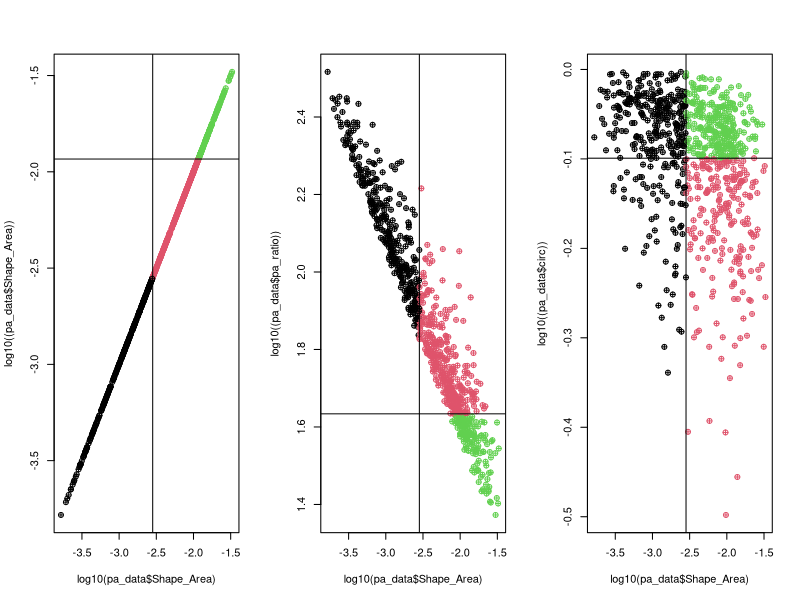
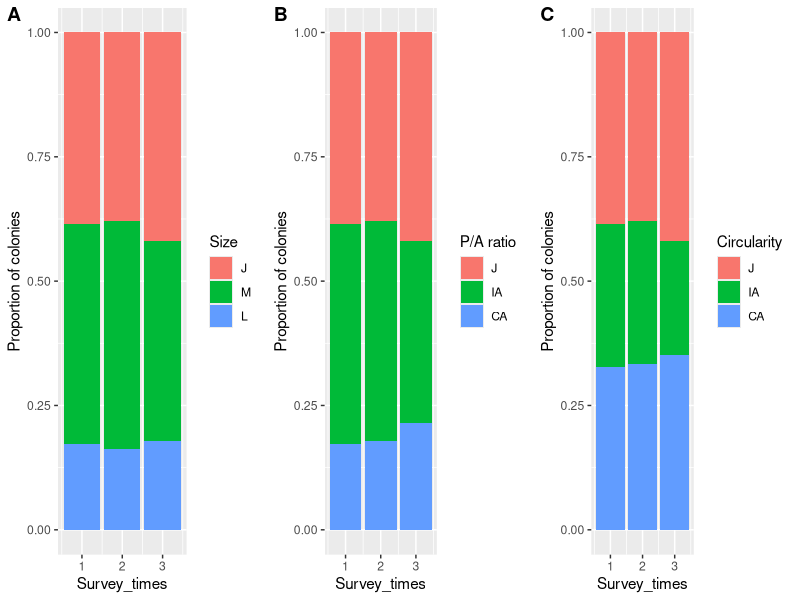

Source code (R) for these figures, in order: (Note: this script raises an error after producing the figures.)
## ---- chunk 1
knitr::opts_chunk$set(echo = TRUE)
## ---- chunk 2
####LIBRARIES####
library(tidyverse)
library(readr)
library(cowplot)
## ---- chunk 3
####DATA####
pa_data <- read_csv("data/OL_PA_all.csv")

####CLASS CHECK####
pa_data$Shape_Length <- as.numeric(pa_data$Shape_Length)
pa_data$Shape_Area <- as.numeric(pa_data$Shape_Area)
pa_data$Survey_times <- as.numeric(pa_data$Survey_times)
pa_data$Plot_ID <- as.factor(pa_data$Plot_ID)
#pa_data$Source <- as.factor(pa_data$Source)
pa_data$Fate <- as.factor(pa_data$Fate)
pa_data$Recruit[is.na(pa_data$Recruit)] <- "N" #fill the data with NO recruit
pa_data$Recruit <- as.factor(pa_data$Recruit)

####Classify juvenile and adult####
pa_data$size_class <- NA
pa_data$size_class[pa_data$Shape_Area<=0.002827433 ] <- 'J' #size smaller than 6 cm is juvenile
pa_data$size_class[pa_data$Shape_Area > 0.002827433] <- 'A'
pa_data$size_class <- as.factor(pa_data$size_class)

####Calculate pa_ratio####
pa_data$pa_ratio <- pa_data$Shape_Length / pa_data$Shape_Area

####Circularity####
pa_data$Circle_Length <- sqrt(pa_data$Shape_Area / pi) * 2 * pi
pa_data$circ <- pa_data$Circle_Length / pa_data$Shape_Length

summary(pa_data)

## ---- chunk 4
##########plot definition of J IA CA

# find the half total area of adult
half_adult_sum <- sum(pa_data$Shape_Area[pa_data$size_class != "J"]) / 2
adult_data <- pa_data[pa_data$size_class != "J", ] #filter adult for classification


#####Classify by Size########
# Find cutoff Size
adult_area <- 0
cutoff_size <- NA
unique_areas <- sort(unique(adult_data$Shape_Area))

for (i in 1:length(unique_areas)) {
  area_indices <- min(which(adult_data$Shape_Area == unique_areas[i])) #avoid the same Shape_area value
  if (length(area_indices) == 1) {
    if (adult_area < half_adult_sum) {
      adult_area <- adult_area + adult_data$Shape_Area[area_indices]
    } else {
      cutoff_size <- unique_areas[i-3] #find the closest value manually...
      break
    }
  } else {
    stop("Error: Multiple values found for the same unique area.")
  }
}
# Classify medium and large adult by cutoff value
pa_data$pure_size <- NA
pa_data$pure_size[pa_data$Shape_Area <= 0.002827433] <- "J"
pa_data$pure_size[pa_data$Shape_Area > 0.002827433 & pa_data$Shape_Area <= cutoff_size] <- "M"
pa_data$pure_size[pa_data$Shape_Area > 0.002827433 & pa_data$Shape_Area > cutoff_size] <- "L"
pa_data$pure_size <- as.factor(pa_data$pure_size)
pa_data$pure_size <- factor(pa_data$pure_size, levels = c("J","M","L"))


#####Classify by P/A ratio########
# find the half total area of adult
adult_area <- 0
cutoff_pa_ratio <- NA
for (i in 1:length(sort(unique(pa_data$pa_ratio)))){
  if(adult_area < half_adult_sum){
    adult_area <- adult_area + pa_data$Shape_Area[pa_data$pa_ratio == sort(unique(pa_data$pa_ratio))[i]]
  }else{
    cutoff_pa_ratio <- sort(unique(pa_data$pa_ratio))[i-1] #find the closest manually...
    break
  }
}
# Classify PA ratio by cutoff value
pa_data$size_class_pa <- NA
pa_data$size_class_pa[pa_data$Shape_Area <= 0.002827433] <- "J"
pa_data$size_class_pa[pa_data$Shape_Area > 0.002827433 & pa_data$pa_ratio >= cutoff_pa_ratio] <- "IA"
pa_data$size_class_pa[pa_data$Shape_Area > 0.002827433 & pa_data$pa_ratio < cutoff_pa_ratio] <- "CA"
pa_data$size_class_pa <- as.factor(pa_data$size_class_pa)
pa_data$size_class_pa <- factor(pa_data$size_class_pa, levels = c("J","IA","CA"))


#####Classify by Circularity########
# find the half total area of adult
adult_area <- 0
cutoff_circ <- NA
unique_areas <- sort(unique(adult_data$circ))
for (i in 1:length(unique_areas)){
  if(adult_area < half_adult_sum){
    adult_area <- adult_area + adult_data$Shape_Area[adult_data$circ == unique_areas[i]]
  }else{
    cutoff_circ <- unique_areas[i-1] #make the sum of CA IA closer
    break
  }
}

# Classify circularity by cutoff value
pa_data$size_class_circ <- NA
pa_data$size_class_circ[pa_data$Shape_Area <= 0.002827433] <- "J"
pa_data$size_class_circ[pa_data$Shape_Area > 0.002827433 & pa_data$circ <= cutoff_circ] <- "IA"
pa_data$size_class_circ[pa_data$Shape_Area > 0.002827433 & pa_data$circ > cutoff_circ] <- "CA"
pa_data$size_class_circ <- as.factor(pa_data$size_class_circ)
pa_data$size_class_circ <- factor(pa_data$size_class_circ, levels = c("J","IA","CA"))


####Plot pa_ratio with size base on morphological stages####
png(file="C:/Users/keelu/R/FiFu_analysis/Figs/SizeClass_scatter.png",
width=800, height=650, res=100)

par(mfrow=c(1,3))
plot(log10(pa_data$Shape_Area), log10((pa_data$Shape_Area)),
     pch = 10,
     col = factor(pa_data$pure_size))
abline(v=log10(pi*0.03^2))#check the standard of adult
abline(h=log10(cutoff_size)) #check the standard of compact adult
plot(log10(pa_data$Shape_Area), log10((pa_data$pa_ratio)),
     pch = 10,
     col = factor(pa_data$size_class_pa))
abline(v=log10(pi*0.03^2))#check the standard of adult
abline(h=log10(cutoff_pa_ratio)) #check the standard of compact adult
plot(log10(pa_data$Shape_Area), log10((pa_data$circ)),
     pch = 10,
     col = factor(pa_data$size_class_circ))
abline(v=log10(pi*0.03^2))#check the standard of adult
abline(h=log10(cutoff_circ)) #check the standard of compact adult
dev.off()
## ---- chunk 5
#####plot composition difference in 3 survey times
#clean data
df <- data.frame(pa_data$Survey_times, pa_data$pure_size, pa_data$size_class_pa, pa_data$size_class_circ) 
colnames(df) <- c("Survey_times", "Size","P/A ratio","Circularity")

plot_list <- list()
for (i in 1:3) {
  data <- data.frame(
    x = df[,1],
    y = df[,i+1]
  )
  p <- ggplot(data = data, aes(x = x, fill = y, na.rm = TRUE)) +
    geom_bar(position = "fill") +
    xlab("Survey_times") +
    ylab("Proportion of colonies")+ 
    guides(fill=guide_legend(title=colnames(df[i+1])))
  plot_list[[i]] <- p
}

#plot together
fig1 <- plot_grid(plot_list[[1]],plot_list[[2]],plot_list[[3]],align="h",labels=c("A","B","C"),nrow = 1)
ggsave("C:/Users/keelu/R/FiFu_analysis/Figs/times_proportion_fillbox.png", plot = fig1, width = 6, height = 5.3, dpi = 100)
dev.off()
## ---- chunk 6
############Analyze the Fates of colonies###################
####Add Fate (G,S) and their sa_change####
pa_data_GS <- data.frame()
# Subset the data.frame to only include observations from the two dates of interest
for (plot_id in c("M1", "M2", "TY3")) { # loop in sites
  #print(plot_id)
  for (t in 1:2) { # loop in survey times
    #print(paste0("t=",t))
    pa_data_subset <- pa_data[pa_data$Plot_ID == plot_id,]
    pa_data_subset <- pa_data_subset[pa_data_subset$Survey_times == t | pa_data_subset$Survey_times == t+1, ]
    pa_data_subset <- pa_data_subset[!(pa_data_subset$Fate %in% c("D","Fu","Fi") & pa_data_subset$Survey_times == t), ]
    pa_data_subset <- pa_data_subset[!(pa_data_subset$Recruit == "Y"& pa_data_subset$Survey_times == t+1),] #don't calculate new colonies
    pa_data_subset <- pa_data_subset[!(!is.na(pa_data_subset$Source) & pa_data_subset$Survey_times == t+1),]
    
    # Create a new data.frame to store the area change for each coral colony
    area_change_df <- data.frame(ID = unique(pa_data_subset$ID), sa_change = NA)
    
    # Loop through each ID and calculate the area change between the two dates
    for (i in 1:length(unique(pa_data_subset$ID))) {
      #print(paste0("i=",i))
      current_id <- unique(pa_data_subset$ID)[i]
      current_area <- pa_data_subset[pa_data_subset$ID == current_id & pa_data_subset$Survey_times == t, "Shape_Area"]
      future_area <- pa_data_subset[pa_data_subset$ID == current_id & pa_data_subset$Survey_times == t+1, "Shape_Area"]
      # Check if current_area and future_area are not NA
      if (nrow(current_area) > 0 & nrow(future_area) > 0) {
        area_change <- future_area - current_area
        area_change_df[i, "sa_change"] <- area_change
      }
    }
    pa_data_subset <- pa_data_subset[pa_data_subset$Survey_times == t,] #only left t to merge
    # Merge the area change data.frame back into the original data.frame using the ID variable
    pa_data_subset$sa_change <- area_change_df$sa_change[match(pa_data_subset$ID, area_change_df$ID)]
    pa_data_GS <- rbind(pa_data_GS, pa_data_subset)
    }
}
#Calculate for growth and shrink
pa_data_GS$Fate <- ifelse(pa_data_GS$sa_change >= 0, "G", "S")

###Add sa_change of D ####
pa_data_D <- data.frame()

# Calculate sa_change
for (plot_id in c("M1", "M2", "TY3")) {
  for (t in 1:2) {
    # Subset the data.frame to only include D and N colonies
    pa_data_subset <- pa_data[pa_data$Plot_ID == plot_id,]
    pa_data_subset <- pa_data_subset[pa_data_subset$Survey_times == t, ]
    pa_data_subset <- pa_data_subset[pa_data_subset$Fate == "D", ]
    pa_data_subset <- pa_data_subset[complete.cases(pa_data_subset$ID), ] # clean NA rows
    
    # Create a new data.frame to store the area change for each coral colony
    area_change_df <- data.frame(ID = unique(pa_data_subset$ID), sa_change = NA)

    # Loop through each ID and calculate the area change between the two dates
    for (i in 1:length(unique(pa_data_subset$ID))) {
      #print(paste0("i=",i))
      current_id <- unique(pa_data_subset$ID)[i]
      # Calculate D 
        area_change <- 0 - pa_data_subset$Shape_Area[i] # calculate Dead sa_change
        area_change_df[i, "sa_change"] <- area_change
    }
    pa_data_subset$sa_change <- area_change_df$sa_change[match(pa_data_subset$ID, area_change_df$ID)]
    pa_data_D <- rbind(pa_data_D, pa_data_subset) #Bind subset into DN dataframe
}
}

###Add sa_change of Fi####
pa_data_Fi <- data.frame()

for (plot_id in c("M1", "M2", "TY3")) {
  for (t in 1:2) {
# Subset the data.frame to only include Fi colonies
    pa_data_subset <- pa_data[pa_data$Plot_ID == plot_id,]
    pa_data_subset <- pa_data_subset[pa_data_subset$Survey_times == t | pa_data_subset$Survey_times == t+1, ]
    pa_data_subset <- pa_data_subset[(pa_data_subset$Fate == "Fi" & pa_data_subset$Survey_times == t) | (!is.na(pa_data_subset$Source) & pa_data_subset$Survey_times == t+1), ]
    pa_data_subset <- pa_data_subset[complete.cases(pa_data_subset$ID), ] # clean NA rows

    pa_data_subset_1 <- pa_data_subset[pa_data_subset$Survey_times == t,] # time one data
    pa_data_subset_2 <- pa_data_subset[pa_data_subset$Survey_times == t+1,] # time two data
    
    if (nrow(pa_data_subset_1) != 0){  # check there are fi colonies or not
    # Get the ID of fission colonies
      area_change_df <- data.frame(ID = unique(pa_data_subset_1$ID), sa_change = NA)
    # Loop through Fi colonies dataframe
    for (j in 1:length(unique(pa_data_subset_1$ID))) {
      current_id_1 <- unique(pa_data_subset_1$ID)[j]
    # Loop through each ID and calculate total Fi from t+1
    Fi_total <- 0
      for (i in 1:length(unique(pa_data_subset_2$ID))) {
      #print(paste0("i=",i))
      current_id <- unique(pa_data_subset_2$ID)[i]
      # Calculate Fi
      if (pa_data_subset_2$Source[i] == current_id_1) {
      Fi_total <- Fi_total + pa_data_subset_2$Shape_Area[i] # calculate total Fi area from single colony
      }
    }
      area_change <- Fi_total - pa_data_subset_1$Shape_Area[j]
      area_change_df[j, "sa_change"] <- area_change
    }
    pa_data_subset_1$sa_change <- area_change_df$sa_change[match(pa_data_subset_1$ID, area_change_df$ID)]
    pa_data_Fi <- rbind(pa_data_Fi, pa_data_subset_1) #Bind subset into Fi dataframe
    }
  }
  }

###Add sa_change of Fu####
pa_data_Fu <- data.frame()

for (plot_id in c("M1", "M2", "TY3")) {
  for (t in 1:2) {
# Subset the data.frame to only include Fu colonies
    pa_data_subset <- pa_data[pa_data$Plot_ID == plot_id,]
    pa_data_subset <- pa_data_subset[pa_data_subset$Survey_times == t | pa_data_subset$Survey_times == t+1, ]
    pa_data_subset <- pa_data_subset[(pa_data_subset$Fate == "Fu" & pa_data_subset$Survey_times == t) | (!is.na(pa_data_subset$Source) & pa_data_subset$Survey_times == t+1), ]
    pa_data_subset <- pa_data_subset[complete.cases(pa_data_subset$ID), ] # clean NA rows

    pa_data_subset_1 <- pa_data_subset[pa_data_subset$Survey_times == t,] # time one data
    pa_data_subset_1$ID <- as.numeric(pa_data_subset_1$ID)
    pa_data_subset_2 <- pa_data_subset[pa_data_subset$Survey_times == t+1,] # time two data
    pa_data_subset_2$Source <- as.character(pa_data_subset_2$Source)
    pa_data_subset_2 <- pa_data_subset_2[grepl("\\+", pa_data_subset_2$Source) == TRUE,] # remove Fi
    
    ##Calculate total source area from subset2 first##
    if (nrow(pa_data_subset_2) != 0){  # check there are fu colonies or not
    # Get the ID of Fusion colonies
      Source_total <- data.frame(ID = unique(pa_data_subset_2$ID), Source_total = NA)
    # Loop through Time2 colonies dataframe
    for (j in 1:length(unique(pa_data_subset_2$ID))) {
    # break source into separate IDs
      Fu_list <- strsplit(as.character(pa_data_subset_2$Source)[j], "\\+")[[1]] # separate numbers
      Fu_list <- as.numeric(Fu_list)
   # Loop through each ID and calculate total Fi from t+1
    Fu_total <- 0
      for (i in 1:length(unique(pa_data_subset_1$ID))) {
      #print(paste0("i=",i))
        if ((pa_data_subset_1$ID)[i] %in% Fu_list){ #check the Fu ID match or not
          Fu_total <- Fu_total + pa_data_subset_1$Shape_Area[i] # calculate total Fu area 
        } 
    }
      Source_total[j, "Source_total"] <- Fu_total
    }
      pa_data_subset_2$Source_total <- Source_total$Source_total[match(pa_data_subset_2$ID, Source_total$ID)]
    }
    
    ##Calculate sa_change in subset1##
    if (nrow(pa_data_subset_1) != 0){  # check there are fi colonies or not
    # Get the ID of fission colonies
      area_change_df <- data.frame(ID = unique(pa_data_subset_1$ID), sa_change = NA)
    # Loop through Fu colonies dataframe
    for (j in 1:length(unique(pa_data_subset_1$ID))) {
      current_id <- unique(pa_data_subset_1$ID)[j]
    # Loop through each ID in T2 data and find total Fu area
      for (i in 1:length(unique(pa_data_subset_2$ID))) {
      #print(paste0("i=",i))
      # break source into separate IDs
      Fu_list <- strsplit(as.character(pa_data_subset_2$Source)[i], "\\+")[[1]] # separate numbers
      Fu_list <- as.numeric(Fu_list)
      # Calculate Fu area change
      if (current_id %in% Fu_list) {
        proportion <- (pa_data_subset_1$Shape_Area[j] / pa_data_subset_2$Source_total[i])
        area_change <- pa_data_subset_2$Shape_Area[i]*proportion - pa_data_subset_1$Shape_Area[j]
      }
    }
      area_change_df[j, "sa_change"] <- area_change
    }
    pa_data_subset_1$sa_change <- area_change_df$sa_change[match(pa_data_subset_1$ID, area_change_df$ID)]
    pa_data_Fu <- rbind(pa_data_Fu, pa_data_subset_1) #Bind subset into Fu dataframe
    }
  }
}

####Combine all of cleaned data####
pa_data_done <- rbind(pa_data_GS,pa_data_D,pa_data_Fi,pa_data_Fu)

#### Calculate changing rate
pa_data_done$change_rate <- (pa_data_done$Shape_Area+pa_data_done$sa_change) / pa_data_done$Shape_Area


# Bind time 3 data
pa_data_done <- bind_rows(list(pa_data_done,pa_data[pa_data$Survey_times == 3,]))

#standerdize ratio by survey time
pa_data_done$rate_ad <-  ifelse(pa_data_done$Survey_times == 1 & pa_data_done$Plot_ID == "M1",
                                    pa_data_done$change_rate * 12/17,
                                    ifelse(
                                    pa_data_done$Survey_times == 2 & pa_data_done$Plot_ID == "M1",
                                    pa_data_done$change_rate * 12/9,
                                    ifelse(
                                    pa_data_done$Survey_times == 1 & pa_data_done$Plot_ID == "M2",
                                    pa_data_done$change_rate * 12/15,
                                    ifelse(
                                    pa_data_done$Survey_times == 2 & pa_data_done$Plot_ID == "M2",
                                    pa_data_done$change_rate * 12/11,
                                    ifelse(
                                    pa_data_done$Survey_times == 1 & pa_data_done$Plot_ID == "TY3",
                                    pa_data_done$change_rate * 12/18,
                                    ifelse(
                                    pa_data_done$Survey_times == 2 & pa_data_done$Plot_ID == "TY3",
                                    pa_data_done$change_rate * 12/8,
                                    pa_data_done$change_rate
                                    )
                                    )
                                    )
                                    )
                                    )
)

## ---- chunk 7
summary(pa_data_done)
write.csv(pa_data_done, file = "C:/Users/keelu/R/FiFu_analysis/data/pa_data_done.csv")
## ---- chunk 8
####plot histgram to check normal distributin
pa_data_done_12 <-  filter(pa_data_done, Survey_times == 1 | Survey_times == 2)
hist(pa_data_done_12$rate_ad, breaks = 30)

rate_ad_adjusted <- pa_data_done_12$rate_ad
rate_ad_adjusted[rate_ad_adjusted == 0] <- .Machine$double.eps # replace zero to very samll value
qqnorm(rate_ad_adjusted)
qqline(rate_ad_adjusted)
shapiro.test(rate_ad_adjusted) # Shapiro-Wilk normality test
## ---- chunk 9
####Plot pa_ratio and changing rate D=0 G>1#####Filter date 
# Define fate Growth and Death in discrete (G=1, D=0)
pa_data_done$Discrete_change <- ifelse(pa_data_done$Fate == "D", 0, ifelse(pa_data_done$Fate != "D", 1, NA))
pa_data_done_12 = filter(pa_data_done, Survey_times == 1 | Survey_times == 2)

# Clean data
df <- data.frame(pa_data_done_12$Discrete_change, pa_data_done_12$Shape_Area, pa_data_done_12$pa_ratio, pa_data_done_12$circ) 
colnames(df) <- c("Growth", "Size","PA_ratio","Circularity")

model <- glm(df$Growth ~ df$Size * df$Circularity, data = df, family = binomial)
summary(model)
with(summary(model), 1 - deviance/null.deviance) # Calculate McFadden's R-squared
#summary(model)$coefficients # Extract the results

# Calculate R square
R_square <- list()
for (i in 1:3) {
  model <- glm(df[[1]] ~ log10(df[[i+1]]), family = binomial)
  R_square[i] <- with(summary(model), 1 - deviance/null.deviance) # Calculate McFadden's R-squared
}
R_square <- as.numeric(R_square)

#set the position of annotation 
annotation <- data.frame(
  x = c(log10(median(df$Size)),log10(median(df$PA_ratio)),log10(median(df$Circularity))),
  y = c(0.1,0.1,0.1)
)
annotation$R_square <- R_square

# Plot discrete change with size, ratio, circ
plot_list <- list()
for (i in 1:3) {
  data <- data.frame(
    x = df[,i+1],
    y = df[,1]
  )
  p <- ggplot(data = data, aes(log10(x), y))+
  geom_point(shape=21)+
  geom_smooth(method="glm", method.args = list(family = "binomial"))+
  geom_point()+ 
  xlab(paste("log10",colnames(df[i+1])))+
  ylab(colnames(df[1]))+ 
  geom_text(data = annotation[i,], aes( x=x, y=y, label=round(R_square, 2)),
                  color="orange", 
                  size=7, fontface="bold" )
  plot_list[[i]] <- p
  }

#plot together
fig2 <- plot_grid(plot_list[[1]],plot_list[[2]],plot_list[[3]],align="h",labels=c("A","B","C"),nrow = 1)
ggsave("C:/Users/keelu/R/FiFu_analysis/Figs/Discrete_logClass_lm.png", plot = fig2, width = 6.5, height = 4.5, dpi = 100)
dev.off()

## ---- chunk 10
#####Plot all Fate vs non-Fate lm#########
combined_list <- list()
model_times <- list()
model_plus <- list()

# Calculate the survival (mortality) separately 
Fate_loop <- c("D")
for (Fates in Fate_loop) {
  pa_data_done$Discrete_change <- ifelse(pa_data_done$Fate == Fates, 1, ifelse(pa_data_done$Fate != Fates, 0, NA))
  pa_data_done_12 <- filter(pa_data_done, Survey_times == 1 | Survey_times == 2)
  
  # Clean data
  df <- data.frame(pa_data_done_12$Discrete_change, pa_data_done_12$Shape_Area, pa_data_done_12$pa_ratio, pa_data_done_12$circ) 
    colnames(df) <- c(paste(Fates,"=1",", ","non-",Fates,"=0"), "Size","PA_ratio","Circ")
  
  # Calculate R square
R_square <- list()
for (i in 1:3) {
  model <- glm(df[[1]] ~ log10(df[[i+1]]), family = binomial)
  R_square[i] <- with(summary(model), 1 - deviance/null.deviance) # Calculate McFadden's R-squared
}
R_square <- as.numeric(R_square)
  
  #set the position of annotation 
  annotation <- data.frame(
    x = c(log10(median(df$Size)),log10(median(df$PA_ratio)),log10(median(df$Circ))),
    y = c(0.1,0.1,0.1)
  )
  annotation$R_square <- R_square
  
  # Plot discrete change with size, ratio, circ
  plot_list <- list()
  for (i in 1:3) {
    data <- data.frame(
      x = df[,i+1],
      y = df[,1]
    )
    p <- ggplot(data = data, aes(log10(x), y))+
    geom_point(shape=21)+
    geom_smooth(method="glm", method.args = list(family = "binomial"))+
    geom_point()+ 
    xlab(paste("log10",colnames(df[i+1])))+
    ylab(colnames(df[1]))+ 
    geom_text(data = annotation[i,], aes( x=x, y=y, label=round(R_square, 2)),
                    color="orange", 
                    size=7, fontface="bold" )
    plot_list[[i]] <- p
  }

# Bind the lists
combined_list <- append(combined_list, plot_list)
}


# Define the fates that do not include survival 
Fate_loop <- c("G","S","Fi","Fu")

for (Fates in Fate_loop) {

  pa_data_done$Discrete_change <- ifelse(pa_data_done$Fate == Fates, 1, ifelse(pa_data_done$Fate != Fates, 0, NA))
  pa_data_done_12 <- filter(pa_data_done, Survey_times == 1 | Survey_times == 2)
  pa_data_done_12 <- filter(pa_data_done_12, Fate != "D") #Exclude mortality
  #pa_data_done_12 <- filter(pa_data_done_12, size_class != "J") #Exclude Juvenile
  
  # Clean data
  df <- data.frame(pa_data_done_12$Discrete_change, pa_data_done_12$Shape_Area, pa_data_done_12$pa_ratio, pa_data_done_12$circ) 
    colnames(df) <- c(paste(Fates,"=1",", ","non-",Fates,"=0"), "Size","PA_ratio","Circ")
  
  # Calculate R square
R_square <- list()
for (i in 1:3) {
  model <- glm(df[[1]] ~ log10(df[[i+1]]), family = binomial)
  R_square[i] <- with(summary(model), 1 - deviance/null.deviance) # Calculate McFadden's R-squared
}
R_square <- as.numeric(R_square)
  
  #set the position of annotation 
  annotation <- data.frame(
    x = c(log10(median(df$Size)),log10(median(df$PA_ratio)),log10(median(df$Circ))),
    y = c(0.1,0.1,0.1)
  )
  annotation$R_square <- R_square
  
  # Plot discrete change with size, ratio, circ
  plot_list <- list()
  for (i in 1:3) {
    data <- data.frame(
      x = df[,i+1],
      y = df[,1]
    )
    p <- ggplot(data = data, aes(log10(x), y))+
    geom_point(shape=21)+
    geom_smooth(method="glm", method.args = list(family = "binomial"))+
    geom_point()+ 
    xlab(paste("log10",colnames(df[i+1])))+
    ylab(colnames(df[1]))+ 
    geom_text(data = annotation[i,], aes( x=x, y=y, label=round(R_square, 2)),
                    color="orange", 
                    size=7, fontface="bold" )
    plot_list[[i]] <- p
  }

# Bind the lists
combined_list <- append(combined_list, plot_list)
}


#plot together
fig2_1 <- plot_grid(combined_list[[1]],combined_list[[2]],combined_list[[3]],combined_list[[4]],combined_list[[5]],combined_list[[6]],combined_list[[7]],combined_list[[8]],combined_list[[9]],combined_list[[10]],combined_list[[11]],combined_list[[12]],combined_list[[13]],combined_list[[14]],combined_list[[15]],align="h",nrow = 5)
ggsave("C:/Users/keelu/R/FiFu_analysis/Figs/Discrete_logClass_lm_all.png", plot = fig2_1, width = 6.5, height = 12, dpi = 100)
dev.off()

## ---- chunk 11
##### Manually loop trhough fate to get GLM result
# Define the fates 
Fate_loop <- c("D","G","S","Fi","Fu")
Fates <- "Fu"
pa_data_done$Discrete_change <- ifelse(pa_data_done$Fate == Fates, 1, ifelse(pa_data_done$Fate != Fates, 0, NA))
pa_data_done_12 <- filter(pa_data_done, Survey_times == 1 | Survey_times == 2)
pa_data_done_12 <- filter(pa_data_done_12, Fate != "D") #Exclude mortality, use when not D
#pa_data_done_12 <- filter(pa_data_done_12, size_class != "J") #Exclude Juvenile
  
# Clean data
  df <- data.frame(pa_data_done_12$Discrete_change, pa_data_done_12$Shape_Area, pa_data_done_12$pa_ratio, pa_data_done_12$circ) 
    colnames(df) <- c(paste(Fates,"=1",", ","non-",Fates,"=0"), "Size","PA_ratio","Circ")

# Calculate Size * Circ and Size + Circ
model_t <- glm(data = df, df[[1]] ~ log10(Size)*log10(Circ), family = binomial)
summary(model_t)
model_p <- glm(data = df, df[[1]] ~ log10(Size)+log10(Circ), family = binomial)
model_plus <- append(model_plus, model_p)
summary(model_p)
## ---- chunk 12
# Clean data
pa_data_done_12 <- filter(pa_data_done, Survey_times == 1 | Survey_times == 2)
df <- data.frame(pa_data_done_12$Fate, pa_data_done_12$pure_size, pa_data_done_12$size_class_pa, pa_data_done_12$size_class_circ) 
colnames(df) <- c("Fate", "Size","P/A ratio","Circularity")

# Plot the proportin of Fate from J, IA, CA
plot_list <- list()
for (i in 1:3) {
  data <- data.frame(
    x = df[,i+1],
    y = df[,1]
  )
  p <- ggplot(data = data, aes(x = x, fill = y,na.rm = TRUE)) + 
  geom_bar(position = "fill") +
  xlab(colnames(df[i+1])) + 
  ylab("Proportion of Fates")+
  geom_text(
      aes(label = signif(after_stat(count) / tapply(after_stat(count), after_stat(x), sum)[as.character(after_stat(x))], digits = 2)),
      stat = "count",
      position = position_fill(vjust = 0.5)
    )
  plot_list[[i]] <- p
  }
fig3 <- plot_grid(plot_list[[1]],plot_list[[2]],plot_list[[3]],align="h",labels=c("A","B","C"),nrow = 1)
ggsave("C:/Users/keelu/R/FiFu_analysis/Figs/Proportion_Fates.png", plot = fig3, width = 8, height = 5.3, dpi = 100)

# Plot the proportin of Fate from J, IA, CA. Reverse X Y
plot_list <- list()
for (i in 1:3) {
  data <- data.frame(
    x = df[,1],
    y = df[,i+1]
  )
  p <- ggplot(data = data, aes(x = x, fill = y,na.rm = TRUE)) + 
  geom_bar(position = "fill") +
  xlab(colnames(df[i+1])) + 
  ylab("Proportion of Fates")+
  geom_text(
      aes(label = signif(after_stat(count) / tapply(after_stat(count), after_stat(x), sum)[as.character(after_stat(x))], digits = 2)),
      stat = "count",
      position = position_fill(vjust = 0.5)
    )
  plot_list[[i]] <- p
  }
fig3_1 <- plot_grid(plot_list[[1]],plot_list[[2]],plot_list[[3]],align="h",labels=c("A","B","C"),nrow = 1)
ggsave("C:/Users/keelu/R/FiFu_analysis/Figs/Proportion_Fates_Revers.png", plot = fig3_1, width = 8.8, height = 5.3, dpi = 100)
#fig3_1

# Plot the proportin of Fate from J, IA, CA. Reverse X Y without J
pa_data_done_12 <- filter(pa_data_done, Survey_times == 1 | Survey_times == 2)
pa_data_done_12 <- filter(pa_data_done_12, size_class != "J")
df <- data.frame(pa_data_done_12$Fate, pa_data_done_12$pure_size, pa_data_done_12$size_class_pa, pa_data_done_12$size_class_circ) 
colnames(df) <- c("Fate", "Size","P/A ratio","Circularity")
plot_list <- list()
for (i in 1:3) {
  data <- data.frame(
    x = df[,1],
    y = df[,i+1]
  )
  p <- ggplot(data = data, aes(x = x, fill = y,na.rm = TRUE)) + 
  geom_bar(position = "fill") +
  xlab(colnames(df[i+1])) + 
  ylab("Proportion of Fates")+
  geom_text(
      aes(label = signif(after_stat(count) / tapply(after_stat(count), after_stat(x), sum)[as.character(after_stat(x))], digits = 2)),
      stat = "count",
      position = position_fill(vjust = 0.5)
    )
  plot_list[[i]] <- p
  }
fig3_2 <- plot_grid(plot_list[[1]],plot_list[[2]],plot_list[[3]],align="h",labels=c("A","B","C"),nrow = 1)
ggsave("C:/Users/keelu/R/FiFu_analysis/Figs/Proportion_Fates_Revers_NoJ.png", plot = fig3_2, width = 10.5, height = 3.8, dpi = 100)
## ---- chunk 13
### Plot mean multiplier difference
# Clean data, remove J due to all the same
pa_data_done_12 <- filter(pa_data_done, Survey_times == 1 | Survey_times == 2 )
pa_data_done_12 <- filter(pa_data_done_12, size_class == "A")
df <- data.frame(pa_data_done_12$Fate, pa_data_done_12$pure_size, pa_data_done_12$size_class_pa, pa_data_done_12$size_class_circ, pa_data_done_12$rate_ad) 
colnames(df) <- c("Fate", "Size","PA_ratio","Circularity","Multiplier")

# Plot the multiplier data range
plot_list <- list()
for (i in 1:3) {
  data <- data.frame(
    x = df[,1],
    y = df[,i+1],
    z = df[,5]
  )
  # Calculating both the mean and standard deviation
  result <- data %>%
  group_by(x, y) %>%
  summarise(
    Means = mean(z),
    SDs = sd(z)
  )
  p <- ggplot(result, aes(x = x, y = Means, fill = y)) +
  geom_bar(stat = "identity", position = position_dodge()) +
  geom_errorbar(aes(ymin = Means - SDs, ymax = Means + SDs), position = position_dodge(width = 0.9), width = 0.25) +
  labs(x = "Fate", y = "Multiplier", fill = colnames(df[i+1])) +
  theme_minimal()
  plot_list[[i]] <- p
}


fig4_1 <- plot_grid(plot_list[[1]],plot_list[[2]],plot_list[[3]],align="h",labels=c("A","B","C"),nrow = 1)
ggsave("C:/Users/keelu/R/FiFu_analysis/Figs/Multiplier_Fates_boxplot_NoJ.png", plot = fig4_1, width = 10.5, height = 3.8, dpi = 100)

## ---- chunk 14
### Plot method comparison
method_compare <- read_csv("data/Method_compare.csv")

### Plot mean multiplier difference
stage_loop <- c("J","I","C")
# Define the custom order
custom_order <- c("GJ","GI","GC","SJ","SI","SC","FiJ","FiI","FiC","FuJ","FuI","FuC","rec","mort")
method_compare$Fate <- factor(method_compare$Fate, levels = custom_order)

# Plot the multiplier difference in three methods
plot_list <- list()
for (i in 1:3) {
  df <- filter(method_compare, Stage == stage_loop[i])
  p <- ggplot(df, aes(x = Fate, y = multiplier, fill = Method)) +
  geom_bar(stat = "identity", position = position_dodge()) +
  labs(x = stage_loop[i], y = "Multiplier", fill = "Method") +
  theme_minimal()
  plot_list[[i]] <- p
}

fig5_1 <- plot_grid(plot_list[[1]],plot_list[[2]],plot_list[[3]],align="h",labels=c("A","B","C"),nrow = 1)
ggsave("C:/Users/keelu/R/FiFu_analysis/Figs/Method_compare_m.png", plot = fig5_1, width = 17.3, height = 3.6, dpi = 100)
#fig5_1


# Plot the Areal proportion difference in three methods
plot_list <- list()
for (i in 1:3) {
  df <- filter(method_compare, Stage == stage_loop[i])
  p <- ggplot(df, aes(x = Fate, y = prop_area, fill = Method)) +
  geom_bar(stat = "identity", position = position_dodge()) +
  labs(x = stage_loop[i], y = "Areal proportion", fill = "Method") +
  theme_minimal()
  plot_list[[i]] <- p
}

fig5_2 <- plot_grid(plot_list[[1]],plot_list[[2]],plot_list[[3]],align="h",labels=c("A","B","C"),nrow = 1)
ggsave("C:/Users/keelu/R/FiFu_analysis/Figs/Method_compare_a.png", plot = fig5_2, width = 17.3, height = 3.6, dpi = 100)
#fig5_2

# Plot the Areal proportion X multiplier difference in three methods
method_compare$aXm <- NA
method_compare$aXm <- method_compare$prop_area * method_compare$multiplier
plot_list <- list()
for (i in 1:3) {
  df <- filter(method_compare, Stage == stage_loop[i])
  p <- ggplot(df, aes(x = Fate, y = aXm, fill = Method)) +
  geom_bar(stat = "identity", position = position_dodge()) +
  labs(x = stage_loop[i], y = "Areal x Multiplier", fill = "Method") +
  theme_minimal()
  plot_list[[i]] <- p
}

fig5_3 <- plot_grid(plot_list[[1]],plot_list[[2]],plot_list[[3]],align="h",labels=c("A","B","C"),nrow = 1)
ggsave("C:/Users/keelu/R/FiFu_analysis/Figs/Method_compare_aXm.png", plot = fig5_3, width = 16, height = 5, dpi = 100)

## ---- chunk 15
########## Relation between size and multiplier

# Define the fates 
Fate_loop <- c("G","S","Fi","Fu")

# Calculate R square and slope
R_square <- numeric(length(Fate_loop))
multiplier_slope <- numeric(length(Fate_loop))

for (i in seq_along(Fate_loop)) {
  df <- filter(pa_data_done, Fate == Fate_loop[i])
  model <- glm(rate_ad ~ log10(Shape_Area), data = df)
  R_square[i] <- with(summary(model), 1 - deviance/null.deviance) # Calculate McFadden's R-squared
  multiplier_slope[i] <- coef(model)[2] # Calculate slope
}

R_square <- round(R_square, digits = 2)
multiplier_slope <- round(multiplier_slope, digits = 2)

# plot multiplier
plot_list <- list()

for (i in seq_along(Fate_loop)) {
  df <- filter(pa_data_done, Fate == Fate_loop[i])
  p <- ggplot(data = df, aes(log10(Shape_Area), rate_ad))+
      geom_point(shape=21)+
      geom_smooth(method="glm")+
      ylab(paste(Fate_loop[i],"Multiplier"))+ 
      geom_text(label=paste("R² =", R_square[i]), 
                x=Inf, y=Inf, hjust=1.1, vjust=1.1)
  plot_list[[i]] <- p
}

# 使用cowplot套件繪製多個圖形
fig6_1 <- plot_grid(plot_list[[1]], plot_list[[2]], plot_list[[3]], plot_list[[4]],
                    align="h", labels=c("A","B","C","D"), nrow = 4)
ggsave("C:/Users/keelu/R/FiFu_analysis/Figs/multiplier_size_R2.png", plot = fig6_1, width = 3, height = 8, dpi = 100)
fig6_1
## ---- chunk 16
### Calculate dynamics between three stages ###

dynamics_df <- data.frame()
dynamics_df_pa <- data.frame()
dynamics_df_circ <- data.frame()

# select loop column name
columns_to_loop <- c("pure_size", "size_class_pa", "size_class_circ")

# Loop through the selected columns size, pa, circ
for (col_name in columns_to_loop) {
  
  ## Find out how many J become IA and CA
  for (plot_id in c("M1", "M2", "TY3")) {
    for (t in 1:2) {
  #Filter date 
  pa_data_subset <- pa_data_done[pa_data_done$Plot_ID == plot_id,]
  pa_data_done_1 <- filter(pa_data_subset, Survey_times == t)
  pa_data_done_2 <- filter(pa_data_subset, Survey_times == t+1)
  column_values_1 <- pa_data_done_1[[col_name]]
  column_values_2 <- pa_data_done_2[[col_name]]
  
  # create a dataframe store morphological dynamic (ex. J Fu to CA = JFuCA)
  morpho_dynamic <- data.frame(ID = unique(pa_data_done_1$ID),dynamic = NA, stage = NA)
  
  for (j in 1:length(unique(pa_data_done_1$ID))) {
        current_id <- unique(pa_data_done_1$ID)[j]
      # Loop through each ID in T2 data and find corresponding size class 
        for (i in 1:length(unique(pa_data_done_2$ID))) {
            # Combine the size class in different times and the caused fate
            if (pa_data_done_1$Fate[j] == "S" | pa_data_done_1$Fate[j] == "G"){
              if (current_id == pa_data_done_2$ID[i]){ # check the ID is match
                morpho_dynamic$dynamic[j] <- paste0(pa_data_done_1$Fate[j],column_values_2[i])
                morpho_dynamic$stage[j] <- as.character(column_values_1[j])
                morpho_dynamic$rate_ad[j] <- pa_data_done_1$rate_ad[j]
                morpho_dynamic$area[j] <- pa_data_done_1$Shape_Area[j]
                morpho_dynamic$sa_change[j] <- pa_data_done_1$sa_change[j]
              } 
            } else if (pa_data_done_1$Fate[j] == "Fu"){
        # break source into separate IDs
        Fu_list <- strsplit(as.character(pa_data_done_2$Source)[i], "\\+")[[1]] 
        Fu_list <- as.numeric(Fu_list)
              if (current_id %in% Fu_list){
                morpho_dynamic$dynamic[j] <- paste0(pa_data_done_1$Fate[j],column_values_2[i])
                morpho_dynamic$stage[j] <- as.character(column_values_1[j])
                morpho_dynamic$rate_ad[j] <- pa_data_done_1$rate_ad[j]
                morpho_dynamic$area[j] <- pa_data_done_1$Shape_Area[j]
                morpho_dynamic$sa_change[j] <- pa_data_done_1$sa_change[j]
              }
            } else if (pa_data_done_1$Fate[j] == "Fi") { ###CHeck
              current_id <- as.character(current_id)
            if (current_id == pa_data_done_2$Source[i] & !is.na(pa_data_done_2$Source[i])){ # check the ID is match
                morpho_dynamic$dynamic[j] <- paste0(pa_data_done_1$Fate[j],column_values_2[i])
                morpho_dynamic$stage[j] <- as.character(column_values_1[j])
                indices <- which(pa_data_done_2$Source %in% pa_data_done_1$ID[j])
                Fi_total <- sum(pa_data_done_2$Shape_Area[indices])
                morpho_dynamic$rate_ad[j] <- pa_data_done_1$rate_ad[j]
                morpho_dynamic$area[j] <- pa_data_done_1$Shape_Area[j]
                morpho_dynamic$sa_change[j] <- pa_data_done_1$sa_change[j]
              }
            } else if (pa_data_done_1$Fate[j] == "D") {
            morpho_dynamic$dynamic[j] <- "D"
            morpho_dynamic$stage[j] <- as.character(column_values_1[j])
            morpho_dynamic$rate_ad[j] <- pa_data_done_1$rate_ad[j]
            morpho_dynamic$area[j] <- pa_data_done_1$Shape_Area[j]
            morpho_dynamic$sa_change[j] <- pa_data_done_1$sa_change[j]
          }
      }
      }
  morpho_dynamic$Survey_times <- t
  morpho_dynamic$Site <- plot_id
  
     # Rbind results to different dataframes based on a condition
      if (col_name == "pure_size") {
        dynamics_df <- rbind(dynamics_df, morpho_dynamic)
      } else if (col_name == "size_class_pa") {
        dynamics_df_pa <- rbind(dynamics_df_pa, morpho_dynamic)
      } else if (col_name == "size_class_circ") {
        dynamics_df_circ <- rbind(dynamics_df_circ, morpho_dynamic)
      }
  
    }
  }
} #loop column
## ---- chunk 17
############ check the differences of multipliers between dynamics
dynamics_df$dynamic <- as.factor(dynamics_df$dynamic)
dynamics_df$stage <- as.factor(dynamics_df$stage)
summary(dynamics_df)
write.csv(dynamics_df, file = "C:/Users/keelu/R/FiFu_analysis/data/dynamics_df.csv")

result <- dynamics_df %>%
  group_by(stage, dynamic) %>%
  summarise(
    Means = mean(rate_ad),
    SDs = sd(rate_ad), count = n()
  )

# create gorup variable
result$group <- paste(result$stage, result$dynamic, sep="")

###### Fusion vs Growth

# filter the groups that I want to compare
selected_groups <- result %>% 
  filter(group %in% c("JFuM", "JGM", "JFuL", "JGL", "MFuL", "MGL"))
# set the levels of factors
selected_groups$group <- factor(selected_groups$group, 
                                levels = c("JFuM", "JGM", "JFuL", "JGL", "MFuL", "MGL"))
# set the comparing groups
selected_groups$gap_group <- factor(
  ifelse(selected_groups$group %in% c("JFuM", "JGM"), "J to M",
         ifelse(selected_groups$group %in% c("JFuL", "JGL"), "J to L", "M to L")),
  levels = c("J to M","J to L","M to L")
)

# compare Fu vs growth effect
fig7_1 <- ggplot(selected_groups, aes(x=group, y=Means, fill=group)) +
  geom_bar(stat="identity", position=position_dodge(width=0.8)) +
  facet_grid(~ gap_group, scales = "free_x", space = "free_x") +
  geom_errorbar(aes(ymin = Means - SDs, ymax = Means + SDs), position = position_dodge(width = 0.9), width = 0.25) +
  labs(title="Fusion vs Growth", x="Dynamics", y="Multiplier") +
  theme(axis.text.x = element_text(angle = 45, hjust = 1))

ggsave("C:/Users/keelu/R/FiFu_analysis/Figs/Fusion_vs_Growth.png", plot = fig7_1, width = 5.3, height = 6, dpi = 100)


####### Fission vs shrinkage

# filter the groups that I want to compare
selected_groups <- result %>% 
  filter(group %in% c("MFiJ", "MSJ", "LFiJ", "LSJ", "LFiM", "LSM"))
# set the levels of factors
selected_groups$group <- factor(selected_groups$group, 
                                levels = c("MFiJ", "MSJ", "LFiJ", "LSJ", "LFiM", "LSM"))
# set the comparing groups
selected_groups$gap_group <- factor(
  ifelse(selected_groups$group %in% c("MFiJ", "MSJ"), "M to J",
         ifelse(selected_groups$group %in% c("LFiJ", "LSJ"), "L to J", "L to M")),
  levels = c("M to J","L to J","L to M")
)

# compare Fu vs growth effect
fig7_2 <- ggplot(selected_groups, aes(x=group, y=Means, fill=group)) +
  geom_bar(stat="identity", position=position_dodge(width=0.8)) +
  facet_grid(~ gap_group, scales = "free_x", space = "free_x") +
  geom_errorbar(aes(ymin = Means - SDs, ymax = Means + SDs), position = position_dodge(width = 0.9), width = 0.25) +
  labs(title="Fission vs Shrinkage", x="Dynamics", y="Multiplier") +
  theme(axis.text.x = element_text(angle = 45, hjust = 1))
fig7_2
ggsave("C:/Users/keelu/R/FiFu_analysis/Figs/Fission_vs_Shrinkage.png", plot = fig7_2, width = 5.3, height = 6, dpi = 100)
## ---- chunk 18
########### Calculate multiplier

# Define the custom order
custom_order_1 <- c("GJ","GM","GL","SJ","SM","SL","FiJ","FiM","FiL","FuJ","FuM","FuL","D")
custom_order_2 <- c("GJ","GI","GC","SJ","SI","SC","FiJ","FiI","FiC","FuJ","FuI","FuC","D")


### Calculate mean change rate (multiplier) in each stage
dynamics_df_J <- filter(dynamics_df, stage == "J" )
dynamics_df_IA <- filter(dynamics_df, stage == "M") 
dynamics_df_CA <- filter(dynamics_df, stage == "L")


change_ratio_J <- dynamics_df_J %>%
  group_by(dynamic) %>%
  summarize(mean_x = mean(rate_ad), count = n())
# Convert the Name column to a factor with the custom order
change_ratio_J$dynamic <- factor(change_ratio_J$dynamic, levels = custom_order_1)
# Arrange the tibble based on the custom order
change_ratio_J <- change_ratio_J %>%
  arrange(dynamic)

change_ratio_IA <- dynamics_df_IA %>%
  group_by(dynamic) %>%
  summarize(mean_x = mean(rate_ad), count = n())
# Convert the Name column to a factor with the custom order
change_ratio_IA$dynamic <- factor(change_ratio_IA$dynamic, levels = custom_order_1)
# Arrange the tibble based on the custom order
change_ratio_IA <- change_ratio_IA %>%
  arrange(dynamic)

change_ratio_CA <- dynamics_df_CA %>%
  group_by(dynamic) %>%
  summarize(mean_x = mean(rate_ad), count = n())
# Convert the Name column to a factor with the custom order
change_ratio_CA$dynamic <- factor(change_ratio_CA$dynamic, levels = custom_order_1)
# Arrange the tibble based on the custom order
change_ratio_CA <- change_ratio_CA %>%
  arrange(dynamic)

change_ratio_J
change_ratio_IA
change_ratio_CA
